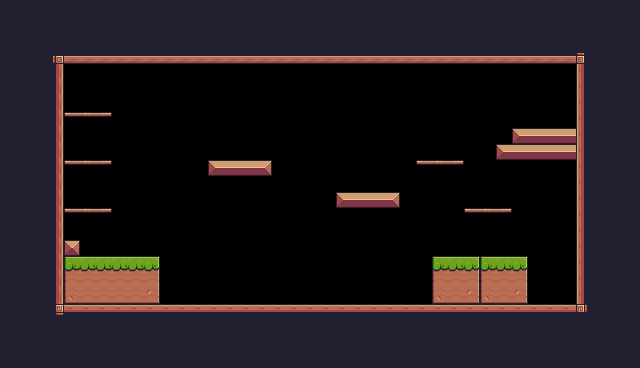

Below is a game level as drawn by its tile map, then a one-line description and the .tmx file that defines it, in full:
An orthogonal 40x23 tile map with 16x16 px tiles, 1 tile layer (Background) and 31 objects (11x Fruits, 5x Platform, 2x Saw, Player, Checkpoint).

<map version="1.10" tiledversion="1.11.2" orientation="orthogonal" renderorder="right-down" width="40" height="23" tilewidth="16" tileheight="16" infinite="0" nextlayerid="4" nextobjectid="57">
 <tileset firstgid="1" source="pixel_adventure.tsx" />
 <layer id="1" name="Background" width="40" height="23">
  <properties>
   <property name="BackgroundColor" value="Green" />
  </properties>
  <data encoding="csv">
24,24,24,24,24,24,24,24,24,24,24,24,24,24,24,24,24,24,24,24,24,24,24,24,24,24,24,24,24,24,24,24,24,24,24,24,24,24,24,24,
24,24,24,24,24,24,24,24,24,24,24,24,24,24,24,24,24,24,24,24,24,24,24,24,24,24,24,24,24,24,24,24,24,24,24,24,24,24,24,24,
24,24,24,24,24,24,24,24,24,24,24,24,24,24,24,24,24,24,24,24,24,24,24,24,24,24,24,24,24,24,24,24,24,24,24,24,24,24,24,24,
24,24,24,92,134,134,134,134,134,134,134,134,134,134,134,134,134,134,134,134,134,134,134,134,134,134,134,134,134,134,134,134,134,134,134,134,93,24,24,24,
24,24,24,113,0,0,0,0,0,0,0,0,0,0,0,0,0,0,0,0,0,0,0,0,0,0,0,0,0,0,0,0,0,0,0,0,111,24,24,24,
24,24,24,113,0,0,0,0,0,0,0,0,0,0,0,0,0,0,0,0,0,0,0,0,0,0,0,0,0,0,0,0,0,0,0,0,111,24,24,24,
24,24,24,113,0,0,0,0,0,0,0,0,0,0,0,0,0,0,0,0,0,0,0,0,0,0,0,0,0,0,0,0,0,0,0,0,111,24,24,24,
24,24,24,113,40,41,42,0,0,0,0,0,0,0,0,0,0,0,0,0,0,0,0,0,0,0,0,0,0,0,0,0,0,0,0,0,111,24,24,24,
24,24,24,113,0,0,0,0,0,0,0,0,0,0,0,0,0,0,0,0,0,0,0,0,0,0,0,0,0,0,0,0,13,14,14,14,111,24,24,24,
24,24,24,113,0,0,0,0,0,0,0,0,0,0,0,0,0,0,0,0,0,0,0,0,0,0,0,0,0,0,0,13,14,14,14,14,111,24,24,24,
24,24,24,113,40,41,42,0,0,0,0,0,0,13,14,14,15,0,0,0,0,0,0,0,0,0,40,41,42,0,0,0,0,0,0,0,111,24,24,24,
24,24,24,113,0,0,0,0,0,0,0,0,0,0,0,0,0,0,0,0,0,0,0,0,0,0,0,0,0,0,0,0,0,0,0,0,111,24,24,24,
24,24,24,113,0,0,0,0,0,0,0,0,0,0,0,0,0,0,0,0,0,13,14,14,15,0,0,0,0,0,0,0,0,0,0,0,111,24,24,24,
24,24,24,113,40,41,42,0,0,0,0,0,0,0,0,0,0,0,0,0,0,0,0,0,0,0,0,0,0,40,41,42,0,0,0,0,111,24,24,24,
24,24,24,113,0,0,0,0,0,0,0,0,0,0,0,0,0,0,0,0,0,0,0,0,0,0,0,0,0,0,0,0,0,0,0,0,111,24,24,24,
24,24,24,113,35,0,0,0,0,0,0,0,0,0,0,0,0,0,0,0,0,0,0,0,0,0,0,0,0,0,0,0,0,0,0,0,111,24,24,24,
24,24,24,113,7,8,8,8,8,9,0,0,0,0,0,0,0,0,0,0,0,0,0,0,0,0,0,7,8,9,7,8,9,0,0,0,111,24,24,24,
24,24,24,113,29,30,30,30,30,31,0,0,0,0,0,0,0,0,0,0,0,0,0,0,0,0,0,29,30,31,29,30,31,0,0,0,111,24,24,24,
24,24,24,113,51,52,52,52,52,53,0,0,0,0,0,0,0,0,0,0,0,0,0,0,0,0,0,51,52,53,51,52,53,0,0,0,111,24,24,24,
24,24,24,114,90,90,90,90,90,90,90,90,90,90,90,90,90,90,90,90,90,90,90,90,90,90,90,90,90,90,90,90,90,90,90,90,115,24,24,24,
24,24,24,24,24,24,24,24,24,24,24,24,24,24,24,24,24,24,24,24,24,24,24,24,24,24,24,24,24,24,24,24,24,24,24,24,24,24,24,24,
24,24,24,24,24,24,24,24,24,24,24,24,24,24,24,24,24,24,24,24,24,24,24,24,24,24,24,24,24,24,24,24,24,24,24,24,24,24,24,24,
24,24,24,24,24,24,24,24,24,24,24,24,24,24,24,24,24,24,24,24,24,24,24,24,24,24,24,24,24,24,24,24,24,24,24,24,24,24,24,24
</data>
 </layer>
 <objectgroup id="3" name="Collisions">
  <object id="12" x="48.4211" y="47.7193" width="15.4386" height="272.982" />
  <object id="13" x="48" y="304" width="544" height="16" />
  <object id="14" x="576" y="48" width="16" height="272" />
  <object id="15" x="48" y="48" width="544" height="16" />
  <object id="16" x="64" y="256" width="96" height="48" />
  <object id="17" x="432" y="256" width="96" height="48" />
  <object id="18" x="208" y="160" width="64.1404" height="16" />
  <object id="19" x="334.316" y="191.298" width="64.1404" height="16" />
  <object id="20" x="64" y="240" width="16" height="16" />
  <object id="21" type="Platform" x="464.561" y="208" width="48" height="16" />
  <object id="24" type="Platform" x="415.86" y="159.298" width="48" height="16" />
  <object id="27" type="Platform" x="64" y="112" width="48" height="16" />
  <object id="28" type="Platform" x="64" y="160" width="48.7018" height="16" />
  <object id="29" type="Platform" x="64" y="208" width="48" height="16" />
  <object id="53" x="512.281" y="128.421" width="62.4561" height="15.4386" />
  <object id="54" x="494.737" y="143.86" width="82.1053" height="16.1404" />
 </objectgroup>
 <objectgroup id="2" name="spawnpoints">
  <object id="3" name="Player" type="Player" x="127.597" y="221.894" width="32" height="32" />
  <object id="37" name="Apple" type="Fruits" x="74.8772" y="79.2982" width="35.7895" height="31.5789" />
  <object id="39" name="Apple" type="Fruits" x="75.6316" y="128.07" width="35.7895" height="31.5789" />
  <object id="40" name="Apple" type="Fruits" x="75.2456" y="175.684" width="35.7895" height="31.5789" />
  <object id="41" name="Cherries" type="Fruits" x="208.421" y="127.719" width="31.5789" height="31.5789" />
  <object id="42" name="Cherries" type="Fruits" x="241.053" y="128.07" width="31.5789" height="31.5789" />
  <object id="43" name="Cherries" type="Fruits" x="223.912" y="96.4913" width="31.5789" height="31.5789" />
  <object id="44" name="Cherries" type="Fruits" x="336.491" y="160.649" width="31.5789" height="31.5789" />
  <object id="45" name="Cherries" type="Fruits" x="368.772" y="160.351" width="31.5789" height="31.5789" />
  <object id="46" name="Cherries" type="Fruits" x="352.632" y="127.667" width="31.5789" height="31.5789" />
  <object id="47" name="Apple" type="Fruits" x="470.526" y="175.789" width="35.7895" height="31.5789" />
  <object id="48" name="Apple" type="Fruits" x="421.403" y="128.368" width="35.7895" height="31.5789" />
  <object id="49" type="Saw" x="287.719" y="287.719" width="32.9825" height="32.2807">
   <properties>
    <property name="isVertical" type="bool" value="false" />
    <property name="offNeg" type="float" value="8" />
    <property name="offPos" type="float" value="7" />
   </properties>
  </object>
  <object id="50" type="Saw" x="287.263" y="127.316" width="32.9825" height="32.2807">
   <properties>
    <property name="isVertical" type="bool" value="true" />
    <property name="offNeg" type="float" value="4" />
    <property name="offPos" type="float" value="3" />
   </properties>
  </object>
  <object id="51" type="Checkpoint" x="510.877" y="63.1579" width="65.2632" height="64.5614" />
 </objectgroup>
</map>
